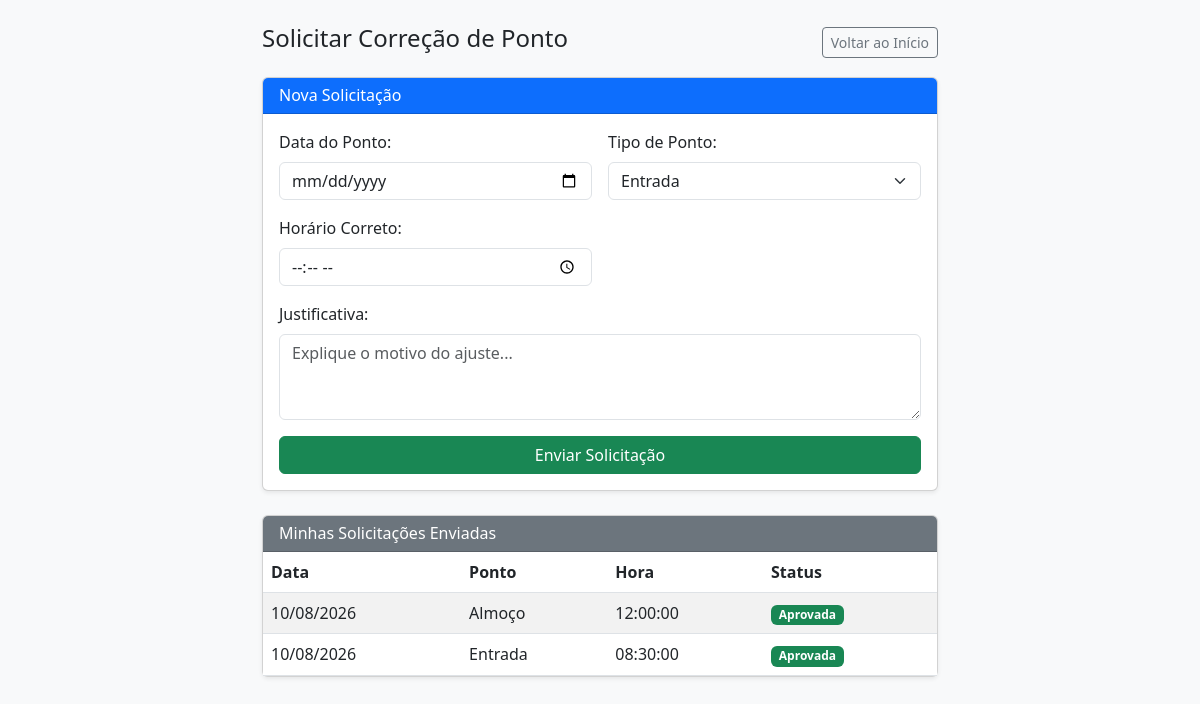
The app's page /solicitar-correcao (signed in) with its own data.
### app.py (models this page shows)
class SolicitacaoCorrecao(db.Model):
    id = db.Column(db.Integer, primary_key=True)
    data_ponto = db.Column(db.String(10), nullable=False)  # DD/MM/YYYY
    tipo_ponto = db.Column(db.String(20), nullable=False)
    hora_correta = db.Column(db.String(8), nullable=False)
    justificativa = db.Column(db.Text, nullable=False)
    status = db.Column(db.String(20), default="Pendente")
    data_solicitacao = db.Column(db.DateTime, default=lambda: datetime.now(ZoneInfo("America/Sao_Paulo")))
    usuario_id = db.Column(db.Integer, db.ForeignKey("usuario.id"), nullable=False)

### app.py (the view, shortened to what this page needs)
@app.route("/solicitar-correcao", methods=["GET", "POST"])
@login_required
def solicitar_correcao():
    hoje = datetime.now(ZoneInfo("America/Sao_Paulo")).date()
    minhas_solicitacoes = SolicitacaoCorrecao.query.filter_by(
        usuario_id=current_user.id
    ).order_by(SolicitacaoCorrecao.id.desc()).all()
    return render_template(
        "solicitar_correcao.html",
        solicitacoes=minhas_solicitacoes,
        data_hoje=hoje.strftime("%Y-%m-%d")
    )

### app.py (called while the page is built)
def eh_dia_util(data_obj):
    return data_obj.weekday() < 5

@login_manager.user_loader
def load_user(user_id):
    return Usuario.query.get(int(user_id))

@app.context_processor
def inject_notifications():
    try:
        if current_user and current_user.is_authenticated:
            notifs = obter_notificacoes_usuario(current_user.id)
            return dict(notificacoes_usuario=notifs, total_notificacoes=len(notifs))
    except Exception:
        pass
    return dict(notificacoes_usuario=[], total_notificacoes=0)

### templates/solicitar_correcao.html (shortened to what this page needs)
<!DOCTYPE html>
<html lang="pt-br">
<head>
    <link href="https://cdn.jsdelivr.net/npm/bootstrap@5.3.0/dist/css/bootstrap.min.css" rel="stylesheet">
</head>
<body class="bg-light">
    <div class="container py-4" style="max-width: 700px;">
        <div class="d-flex justify-content-between align-items-center mb-3">
            <h4>Solicitar Correção de Ponto</h4>
            <a href="{{ url_for('index') }}" class="btn btn-outline-secondary btn-sm">Voltar ao Início</a>
        </div>
        <div class="card shadow-sm mb-4">
            <div class="card-header bg-primary text-white">
                <h6 class="mb-0">Nova Solicitação</h6>
            </div>
            <div class="card-body">
                <form action="{{ url_for('solicitar_correcao') }}" method="POST">
                    <div class="row g-3">
                        <div class="col-md-6">
                            <label class="form-label font-weight-bold">Data do Ponto:</label>
                            <input type="date" name="data_ponto" class="form-control" max="{{ data_hoje }}" required>
                        </div>
                        <div class="col-md-6">
                            <label class="form-label font-weight-bold">Tipo de Ponto:</label>
                            <select name="tipo_ponto" class="form-select" required>
                                <option value="Entrada">Entrada</option>
                            </select>
                        </div>
                        <div class="col-md-6">
                            <label class="form-label font-weight-bold">Horário Correto:</label>
                            <input type="time" name="hora_correta" class="form-control" required>
                        </div>
                        <div class="col-md-12">
                            <label class="form-label font-weight-bold">Justificativa:</label>
                            <textarea name="justificativa" class="form-control" rows="3" placeholder="Explique o motivo do ajuste..." required></textarea>
                        </div>
                    </div>
                    <button type="submit" class="btn btn-success mt-3 w-100">Enviar Solicitação</button>
                </form>
            </div>
        </div>
        <div class="card shadow-sm">
            <div class="card-header bg-secondary text-white">
                <h6 class="mb-0">Minhas Solicitações Enviadas</h6>
            </div>
            <div class="card-body p-0">
                <div class="table-responsive">
                    <table class="table table-striped align-middle mb-0">
                        <thead>
                            <tr>
                                <th>Data</th>
                                <th>Ponto</th>
                                <th>Hora</th>
                                <th>Status</th>
                            </tr>
                        </thead>
                        <tbody>
                            {% for s in solicitacoes %}
                            <tr>
                                <td>{{ s.data_ponto }}</td>
                                <td>{{ s.tipo_ponto }}</td>
                                <td>{{ s.hora_correta }}</td>
                                <td>
                                    {% if s.status == 'Pendente' %}
                                        <span class="badge bg-warning text-dark">Pendente</span>
                                    {% elif s.status == 'Aprovada' %}
                                        <span class="badge bg-success">Aprovada</span>
                                    {% else %}
                                        <span class="badge bg-danger">Recusada</span>
                                    {% endif %}
                                </td>
                            </tr>
                            {% else %}
                            <tr>
                                <td colspan="4" class="text-center text-muted py-3">Nenhuma solicitação enviada ainda.</td>
                            </tr>
                            {% endfor %}
                        </tbody>
                    </table>
                </div>
            </div>
        </div>
    </div>
</body>
</html>

### records on screen
SolicitacaoCorrecao: data_ponto "10/08/2026", tipo_ponto "Almoço", hora_correta "12:00:00", status "Aprovada"
SolicitacaoCorrecao: data_ponto "10/08/2026", tipo_ponto "Entrada", hora_correta "08:30:00", status "Aprovada"
